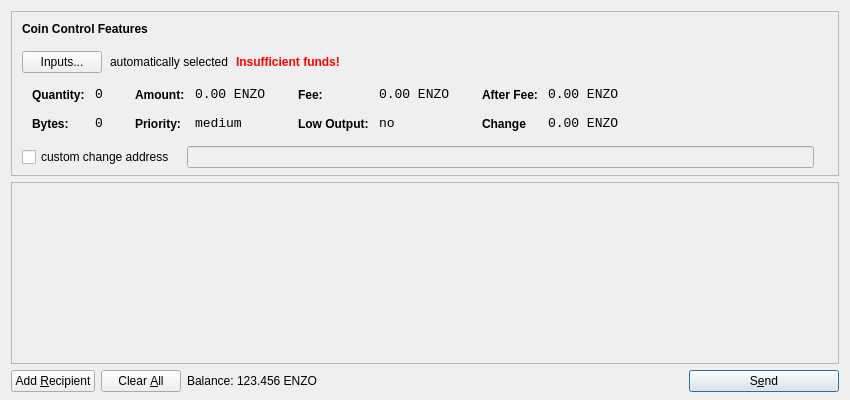
<?xml version="1.0" encoding="UTF-8"?>
<ui version="4.0">
 <class>SendCoinsDialog</class>
 <widget class="QDialog" name="SendCoinsDialog">
  <property name="geometry">
   <rect>
    <x>0</x>
    <y>0</y>
    <width>850</width>
    <height>400</height>
   </rect>
  </property>
  <property name="windowTitle">
   <string>Send Coins</string>
  </property>
  <property name="styleSheet">
   <string notr="true">background-image: url(:/images/bkgb);</string>
  </property>
  <layout class="QVBoxLayout" name="verticalLayout" stretch="0,1,0">
   <property name="bottomMargin">
    <number>8</number>
   </property>
   <item>
    <widget class="QFrame" name="frameCoinControl">
     <property name="sizePolicy">
      <sizepolicy hsizetype="Expanding" vsizetype="Expanding">
       <horstretch>0</horstretch>
       <verstretch>0</verstretch>
      </sizepolicy>
     </property>
     <property name="maximumSize">
      <size>
       <width>16777215</width>
       <height>16777215</height>
      </size>
     </property>
     <property name="frameShape">
      <enum>QFrame::StyledPanel</enum>
     </property>
     <property name="frameShadow">
      <enum>QFrame::Sunken</enum>
     </property>
     <layout class="QVBoxLayout" name="verticalLayoutCoinControl2">
      <property name="spacing">
       <number>6</number>
      </property>
      <property name="leftMargin">
       <number>0</number>
      </property>
      <property name="topMargin">
       <number>0</number>
      </property>
      <property name="rightMargin">
       <number>0</number>
      </property>
      <property name="bottomMargin">
       <number>6</number>
      </property>
      <item>
       <layout class="QVBoxLayout" name="verticalLayoutCoinControl" stretch="0,0,0,0,1">
        <property name="spacing">
         <number>0</number>
        </property>
        <property name="leftMargin">
         <number>10</number>
        </property>
        <property name="topMargin">
         <number>10</number>
        </property>
        <item>
         <layout class="QHBoxLayout" name="horizontalLayoutCoinControl1">
          <property name="bottomMargin">
           <number>15</number>
          </property>
          <item>
           <widget class="QLabel" name="labelCoinControlFeatures">
            <property name="sizePolicy">
             <sizepolicy hsizetype="Preferred" vsizetype="Maximum">
              <horstretch>0</horstretch>
              <verstretch>0</verstretch>
             </sizepolicy>
            </property>
            <property name="font">
             <font>
              <weight>75</weight>
              <bold>true</bold>
             </font>
            </property>
            <property name="styleSheet">
             <string notr="true">font-weight:bold;</string>
            </property>
            <property name="text">
             <string>Coin Control Features</string>
            </property>
           </widget>
          </item>
         </layout>
        </item>
        <item>
         <layout class="QHBoxLayout" name="horizontalLayoutCoinControl2" stretch="0,0,0,0">
          <property name="spacing">
           <number>8</number>
          </property>
          <property name="bottomMargin">
           <number>10</number>
          </property>
          <item>
           <widget class="QPushButton" name="pushButtonCoinControl">
            <property name="styleSheet">
             <string notr="true"/>
            </property>
            <property name="text">
             <string>Inputs...</string>
            </property>
           </widget>
          </item>
          <item>
           <widget class="QLabel" name="labelCoinControlAutomaticallySelected">
            <property name="text">
             <string>automatically selected</string>
            </property>
            <property name="margin">
             <number>5</number>
            </property>
           </widget>
          </item>
          <item>
           <widget class="QLabel" name="labelCoinControlInsuffFunds">
            <property name="font">
             <font>
              <weight>75</weight>
              <bold>true</bold>
             </font>
            </property>
            <property name="styleSheet">
             <string notr="true">color:red;font-weight:bold;</string>
            </property>
            <property name="text">
             <string>Insufficient funds!</string>
            </property>
            <property name="margin">
             <number>5</number>
            </property>
           </widget>
          </item>
          <item>
           <spacer name="horizontalSpacerCoinControl">
            <property name="orientation">
             <enum>Qt::Horizontal</enum>
            </property>
            <property name="sizeHint" stdset="0">
             <size>
              <width>40</width>
              <height>1</height>
             </size>
            </property>
           </spacer>
          </item>
         </layout>
        </item>
        <item>
         <widget class="QWidget" name="widgetCoinControl" native="true">
          <property name="sizePolicy">
           <sizepolicy hsizetype="Preferred" vsizetype="Preferred">
            <horstretch>0</horstretch>
            <verstretch>0</verstretch>
           </sizepolicy>
          </property>
          <property name="minimumSize">
           <size>
            <width>0</width>
            <height>0</height>
           </size>
          </property>
          <property name="styleSheet">
           <string notr="true"/>
          </property>
          <layout class="QHBoxLayout" name="horizontalLayoutCoinControl5">
           <property name="leftMargin">
            <number>0</number>
           </property>
           <property name="topMargin">
            <number>0</number>
           </property>
           <property name="rightMargin">
            <number>0</number>
           </property>
           <property name="bottomMargin">
            <number>0</number>
           </property>
           <item>
            <layout class="QHBoxLayout" name="horizontalLayoutCoinControl3" stretch="0,0,0,1">
             <property name="spacing">
              <number>20</number>
             </property>
             <property name="topMargin">
              <number>0</number>
             </property>
             <property name="bottomMargin">
              <number>10</number>
             </property>
             <item>
              <layout class="QFormLayout" name="formLayoutCoinControl1">
               <property name="horizontalSpacing">
                <number>10</number>
               </property>
               <property name="verticalSpacing">
                <number>14</number>
               </property>
               <property name="leftMargin">
                <number>10</number>
               </property>
               <property name="topMargin">
                <number>4</number>
               </property>
               <property name="rightMargin">
                <number>6</number>
               </property>
               <item row="0" column="0">
                <widget class="QLabel" name="labelCoinControlQuantityText">
                 <property name="styleSheet">
                  <string notr="true">font-weight:bold;</string>
                 </property>
                 <property name="text">
                  <string>Quantity:</string>
                 </property>
                 <property name="margin">
                  <number>0</number>
                 </property>
                </widget>
               </item>
               <item row="0" column="1">
                <widget class="QLabel" name="labelCoinControlQuantity">
                 <property name="font">
                  <font>
                   <family>Monospace</family>
                   <pointsize>10</pointsize>
                  </font>
                 </property>
                 <property name="cursor">
                  <cursorShape>IBeamCursor</cursorShape>
                 </property>
                 <property name="contextMenuPolicy">
                  <enum>Qt::ActionsContextMenu</enum>
                 </property>
                 <property name="text">
                  <string>0</string>
                 </property>
                 <property name="margin">
                  <number>0</number>
                 </property>
                 <property name="textInteractionFlags">
                  <set>Qt::LinksAccessibleByMouse|Qt::TextSelectableByKeyboard|Qt::TextSelectableByMouse</set>
                 </property>
                </widget>
               </item>
               <item row="1" column="0">
                <widget class="QLabel" name="labelCoinControlBytesText">
                 <property name="styleSheet">
                  <string notr="true">font-weight:bold;</string>
                 </property>
                 <property name="text">
                  <string>Bytes:</string>
                 </property>
                </widget>
               </item>
               <item row="1" column="1">
                <widget class="QLabel" name="labelCoinControlBytes">
                 <property name="font">
                  <font>
                   <family>Monospace</family>
                   <pointsize>10</pointsize>
                  </font>
                 </property>
                 <property name="cursor">
                  <cursorShape>IBeamCursor</cursorShape>
                 </property>
                 <property name="contextMenuPolicy">
                  <enum>Qt::ActionsContextMenu</enum>
                 </property>
                 <property name="text">
                  <string>0</string>
                 </property>
                 <property name="textInteractionFlags">
                  <set>Qt::LinksAccessibleByMouse|Qt::TextSelectableByKeyboard|Qt::TextSelectableByMouse</set>
                 </property>
                </widget>
               </item>
              </layout>
             </item>
             <item>
              <layout class="QFormLayout" name="formLayoutCoinControl2">
               <property name="horizontalSpacing">
                <number>10</number>
               </property>
               <property name="verticalSpacing">
                <number>14</number>
               </property>
               <property name="leftMargin">
                <number>6</number>
               </property>
               <property name="topMargin">
                <number>4</number>
               </property>
               <property name="rightMargin">
                <number>6</number>
               </property>
               <item row="0" column="0">
                <widget class="QLabel" name="labelCoinControlAmountText">
                 <property name="styleSheet">
                  <string notr="true">font-weight:bold;</string>
                 </property>
                 <property name="text">
                  <string>Amount:</string>
                 </property>
                 <property name="margin">
                  <number>0</number>
                 </property>
                </widget>
               </item>
               <item row="0" column="1">
                <widget class="QLabel" name="labelCoinControlAmount">
                 <property name="font">
                  <font>
                   <family>Monospace</family>
                   <pointsize>10</pointsize>
                  </font>
                 </property>
                 <property name="cursor">
                  <cursorShape>IBeamCursor</cursorShape>
                 </property>
                 <property name="contextMenuPolicy">
                  <enum>Qt::ActionsContextMenu</enum>
                 </property>
                 <property name="text">
                  <string>0.00 ENZO</string>
                 </property>
                 <property name="textInteractionFlags">
                  <set>Qt::LinksAccessibleByMouse|Qt::TextSelectableByKeyboard|Qt::TextSelectableByMouse</set>
                 </property>
                </widget>
               </item>
               <item row="1" column="0">
                <widget class="QLabel" name="labelCoinControlPriorityText">
                 <property name="styleSheet">
                  <string notr="true">font-weight:bold;</string>
                 </property>
                 <property name="text">
                  <string>Priority:</string>
                 </property>
                </widget>
               </item>
               <item row="1" column="1">
                <widget class="QLabel" name="labelCoinControlPriority">
                 <property name="font">
                  <font>
                   <family>Monospace</family>
                   <pointsize>10</pointsize>
                  </font>
                 </property>
                 <property name="cursor">
                  <cursorShape>IBeamCursor</cursorShape>
                 </property>
                 <property name="contextMenuPolicy">
                  <enum>Qt::ActionsContextMenu</enum>
                 </property>
                 <property name="text">
                  <string>medium</string>
                 </property>
                 <property name="textInteractionFlags">
                  <set>Qt::LinksAccessibleByMouse|Qt::TextSelectableByKeyboard|Qt::TextSelectableByMouse</set>
                 </property>
                </widget>
               </item>
              </layout>
             </item>
             <item>
              <layout class="QFormLayout" name="formLayoutCoinControl3">
               <property name="horizontalSpacing">
                <number>10</number>
               </property>
               <property name="verticalSpacing">
                <number>14</number>
               </property>
               <property name="leftMargin">
                <number>6</number>
               </property>
               <property name="topMargin">
                <number>4</number>
               </property>
               <property name="rightMargin">
                <number>6</number>
               </property>
               <item row="0" column="0">
                <widget class="QLabel" name="labelCoinControlFeeText">
                 <property name="styleSheet">
                  <string notr="true">font-weight:bold;</string>
                 </property>
                 <property name="text">
                  <string>Fee:</string>
                 </property>
                 <property name="margin">
                  <number>0</number>
                 </property>
                </widget>
               </item>
               <item row="0" column="1">
                <widget class="QLabel" name="labelCoinControlFee">
                 <property name="font">
                  <font>
                   <family>Monospace</family>
                   <pointsize>10</pointsize>
                  </font>
                 </property>
                 <property name="cursor">
                  <cursorShape>IBeamCursor</cursorShape>
                 </property>
                 <property name="contextMenuPolicy">
                  <enum>Qt::ActionsContextMenu</enum>
                 </property>
                 <property name="text">
                  <string>0.00 ENZO</string>
                 </property>
                 <property name="textInteractionFlags">
                  <set>Qt::LinksAccessibleByMouse|Qt::TextSelectableByKeyboard|Qt::TextSelectableByMouse</set>
                 </property>
                </widget>
               </item>
               <item row="1" column="0">
                <widget class="QLabel" name="labelCoinControlLowOutputText">
                 <property name="styleSheet">
                  <string notr="true">font-weight:bold;</string>
                 </property>
                 <property name="text">
                  <string>Low Output:</string>
                 </property>
                </widget>
               </item>
               <item row="1" column="1">
                <widget class="QLabel" name="labelCoinControlLowOutput">
                 <property name="font">
                  <font>
                   <family>Monospace</family>
                   <pointsize>10</pointsize>
                  </font>
                 </property>
                 <property name="cursor">
                  <cursorShape>IBeamCursor</cursorShape>
                 </property>
                 <property name="contextMenuPolicy">
                  <enum>Qt::ActionsContextMenu</enum>
                 </property>
                 <property name="text">
                  <string>no</string>
                 </property>
                 <property name="textInteractionFlags">
                  <set>Qt::LinksAccessibleByMouse|Qt::TextSelectableByKeyboard|Qt::TextSelectableByMouse</set>
                 </property>
                </widget>
               </item>
              </layout>
             </item>
             <item>
              <layout class="QFormLayout" name="formLayoutCoinControl4">
               <property name="horizontalSpacing">
                <number>10</number>
               </property>
               <property name="verticalSpacing">
                <number>14</number>
               </property>
               <property name="leftMargin">
                <number>6</number>
               </property>
               <property name="topMargin">
                <number>4</number>
               </property>
               <property name="rightMargin">
                <number>6</number>
               </property>
               <item row="0" column="0">
                <widget class="QLabel" name="labelCoinControlAfterFeeText">
                 <property name="styleSheet">
                  <string notr="true">font-weight:bold;</string>
                 </property>
                 <property name="text">
                  <string>After Fee:</string>
                 </property>
                 <property name="margin">
                  <number>0</number>
                 </property>
                </widget>
               </item>
               <item row="0" column="1">
                <widget class="QLabel" name="labelCoinControlAfterFee">
                 <property name="font">
                  <font>
                   <family>Monospace</family>
                   <pointsize>10</pointsize>
                  </font>
                 </property>
                 <property name="cursor">
                  <cursorShape>IBeamCursor</cursorShape>
                 </property>
                 <property name="contextMenuPolicy">
                  <enum>Qt::ActionsContextMenu</enum>
                 </property>
                 <property name="text">
                  <string>0.00 ENZO</string>
                 </property>
                 <property name="textInteractionFlags">
                  <set>Qt::LinksAccessibleByMouse|Qt::TextSelectableByKeyboard|Qt::TextSelectableByMouse</set>
                 </property>
                </widget>
               </item>
               <item row="1" column="0">
                <widget class="QLabel" name="labelCoinControlChangeText">
                 <property name="styleSheet">
                  <string notr="true">font-weight:bold;</string>
                 </property>
                 <property name="text">
                  <string>Change</string>
                 </property>
                </widget>
               </item>
               <item row="1" column="1">
                <widget class="QLabel" name="labelCoinControlChange">
                 <property name="font">
                  <font>
                   <family>Monospace</family>
                   <pointsize>10</pointsize>
                  </font>
                 </property>
                 <property name="cursor">
                  <cursorShape>IBeamCursor</cursorShape>
                 </property>
                 <property name="contextMenuPolicy">
                  <enum>Qt::ActionsContextMenu</enum>
                 </property>
                 <property name="text">
                  <string>0.00 ENZO</string>
                 </property>
                 <property name="textInteractionFlags">
                  <set>Qt::LinksAccessibleByMouse|Qt::TextSelectableByKeyboard|Qt::TextSelectableByMouse</set>
                 </property>
                </widget>
               </item>
              </layout>
             </item>
            </layout>
           </item>
          </layout>
         </widget>
        </item>
        <item>
         <layout class="QHBoxLayout" name="horizontalLayoutCoinControl4" stretch="0,0,0">
          <property name="spacing">
           <number>12</number>
          </property>
          <property name="sizeConstraint">
           <enum>QLayout::SetDefaultConstraint</enum>
          </property>
          <property name="topMargin">
           <number>5</number>
          </property>
          <property name="rightMargin">
           <number>5</number>
          </property>
          <item>
           <widget class="QCheckBox" name="checkBoxCoinControlChange">
            <property name="text">
             <string>custom change address</string>
            </property>
           </widget>
          </item>
          <item>
           <widget class="QLineEdit" name="lineEditCoinControlChange">
            <property name="enabled">
             <bool>false</bool>
            </property>
            <property name="sizePolicy">
             <sizepolicy hsizetype="Expanding" vsizetype="Fixed">
              <horstretch>0</horstretch>
              <verstretch>0</verstretch>
             </sizepolicy>
            </property>
           </widget>
          </item>
          <item>
           <widget class="QLabel" name="labelCoinControlChangeLabel">
            <property name="sizePolicy">
             <sizepolicy hsizetype="Preferred" vsizetype="Expanding">
              <horstretch>0</horstretch>
              <verstretch>0</verstretch>
             </sizepolicy>
            </property>
            <property name="minimumSize">
             <size>
              <width>0</width>
              <height>0</height>
             </size>
            </property>
            <property name="text">
             <string/>
            </property>
            <property name="margin">
             <number>3</number>
            </property>
           </widget>
          </item>
         </layout>
        </item>
        <item>
         <spacer name="verticalSpacerCoinControl">
          <property name="orientation">
           <enum>Qt::Vertical</enum>
          </property>
          <property name="sizeHint" stdset="0">
           <size>
            <width>800</width>
            <height>1</height>
           </size>
          </property>
         </spacer>
        </item>
       </layout>
      </item>
     </layout>
    </widget>
   </item>
   <item>
    <widget class="QScrollArea" name="scrollArea">
     <property name="widgetResizable">
      <bool>true</bool>
     </property>
     <widget class="QWidget" name="scrollAreaWidgetContents">
      <property name="geometry">
       <rect>
        <x>0</x>
        <y>0</y>
        <width>830</width>
        <height>172</height>
       </rect>
      </property>
      <layout class="QVBoxLayout" name="verticalLayout_2">
       <property name="leftMargin">
        <number>0</number>
       </property>
       <property name="topMargin">
        <number>0</number>
       </property>
       <property name="rightMargin">
        <number>0</number>
       </property>
       <property name="bottomMargin">
        <number>0</number>
       </property>
       <item>
        <layout class="QVBoxLayout" name="entries">
         <property name="spacing">
          <number>6</number>
         </property>
        </layout>
       </item>
       <item>
        <spacer name="verticalSpacer">
         <property name="orientation">
          <enum>Qt::Vertical</enum>
         </property>
         <property name="sizeHint" stdset="0">
          <size>
           <width>20</width>
           <height>40</height>
          </size>
         </property>
        </spacer>
       </item>
      </layout>
     </widget>
    </widget>
   </item>
   <item>
    <layout class="QHBoxLayout" name="horizontalLayout">
     <item>
      <widget class="QPushButton" name="addButton">
       <property name="toolTip">
        <string>Send to multiple recipients at once</string>
       </property>
       <property name="text">
        <string>Add &amp;Recipient</string>
       </property>
       <property name="icon">
        <iconset resource="../bitcoin.qrc">
         <normaloff>:/icons/add</normaloff>:/icons/add</iconset>
       </property>
       <property name="autoDefault">
        <bool>false</bool>
       </property>
      </widget>
     </item>
     <item>
      <widget class="QPushButton" name="clearButton">
       <property name="sizePolicy">
        <sizepolicy hsizetype="Minimum" vsizetype="Fixed">
         <horstretch>0</horstretch>
         <verstretch>0</verstretch>
        </sizepolicy>
       </property>
       <property name="toolTip">
        <string>Remove all transaction fields</string>
       </property>
       <property name="text">
        <string>Clear &amp;All</string>
       </property>
       <property name="icon">
        <iconset resource="../bitcoin.qrc">
         <normaloff>:/icons/remove</normaloff>:/icons/remove</iconset>
       </property>
       <property name="autoRepeatDelay">
        <number>300</number>
       </property>
       <property name="autoDefault">
        <bool>false</bool>
       </property>
      </widget>
     </item>
     <item>
      <layout class="QHBoxLayout" name="horizontalLayout_2">
       <property name="spacing">
        <number>3</number>
       </property>
       <item>
        <widget class="QLabel" name="label">
         <property name="sizePolicy">
          <sizepolicy hsizetype="Preferred" vsizetype="Fixed">
           <horstretch>0</horstretch>
           <verstretch>0</verstretch>
          </sizepolicy>
         </property>
         <property name="text">
          <string>Balance:</string>
         </property>
        </widget>
       </item>
       <item>
        <widget class="QLabel" name="labelBalance">
         <property name="sizePolicy">
          <sizepolicy hsizetype="Preferred" vsizetype="Fixed">
           <horstretch>0</horstretch>
           <verstretch>0</verstretch>
          </sizepolicy>
         </property>
         <property name="cursor">
          <cursorShape>IBeamCursor</cursorShape>
         </property>
         <property name="text">
          <string>123.456 ENZO</string>
         </property>
         <property name="textInteractionFlags">
          <set>Qt::LinksAccessibleByMouse|Qt::TextSelectableByKeyboard|Qt::TextSelectableByMouse</set>
         </property>
        </widget>
       </item>
      </layout>
     </item>
     <item>
      <spacer name="horizontalSpacer">
       <property name="orientation">
        <enum>Qt::Horizontal</enum>
       </property>
       <property name="sizeHint" stdset="0">
        <size>
         <width>40</width>
         <height>20</height>
        </size>
       </property>
      </spacer>
     </item>
     <item>
      <widget class="QPushButton" name="sendButton">
       <property name="minimumSize">
        <size>
         <width>150</width>
         <height>0</height>
        </size>
       </property>
       <property name="toolTip">
        <string>Confirm the send action</string>
       </property>
       <property name="text">
        <string>S&amp;end</string>
       </property>
       <property name="icon">
        <iconset resource="../bitcoin.qrc">
         <normaloff>:/icons/send</normaloff>:/icons/send</iconset>
       </property>
       <property name="default">
        <bool>true</bool>
       </property>
      </widget>
     </item>
    </layout>
   </item>
  </layout>
 </widget>
 <resources>
  <include location="../bitcoin.qrc"/>
 </resources>
 <connections/>
</ui>
